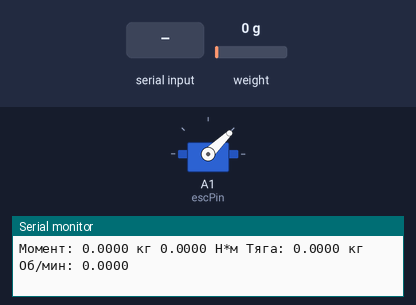
A sketch run on a simulated Arduino Uno, built with avr-gcc and run on an emulated ATmega328P. On the bench: servo, the last lines printed to the serial monitor. The test bench sets the inputs (shaded band); at power-on: weight on the scale 0 g.

Above: at 2.7 s.
2.8 s: "10\n" received over Serial
At 5.43 s:
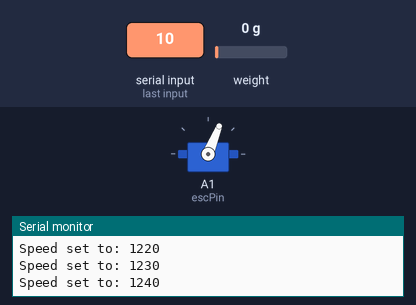
At 13.4 s:
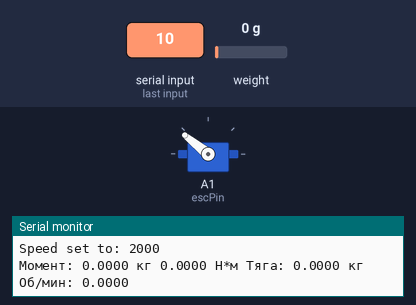
14.8 s: "-\n" received over Serial
At 19.06 s:
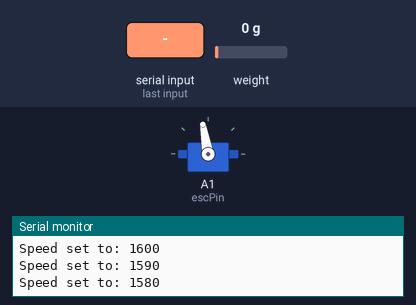
Timing chart, 0 to 23.8 s (numbered marks = the images above; inputs shaded):
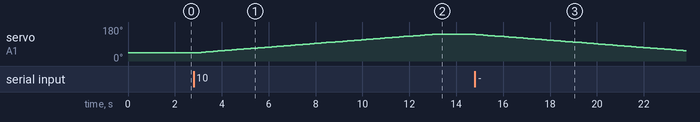

The sketch:

tyaga.ino
```cpp
#include <Wire.h>
#include <Adafruit_GFX.h>
#include <Adafruit_SSD1306.h>
#include "HX711.h"
#include <Servo.h>
#include <avr/sleep.h>

// Определите размер дисплея и его адрес
#define SCREEN_WIDTH 128
#define SCREEN_HEIGHT 64
#define OLED_RESET -1

Adafruit_SSD1306 display(SCREEN_WIDTH, SCREEN_HEIGHT, &Wire, OLED_RESET);

HX711 scale1;
HX711 scale2;

const int numReadings = 10;  // Количество измерений для усреднения

float readings1[numReadings];  // Массив для хранения измерений первого тензодатчика
float readings2[numReadings];  // Массив для хранения измерений второго тензодатчика
float Moment = 0;

int readIndex = 0;  // Индекс текущего чтения
float total1 = 0;   // Сумма измерений для первого тензодатчика
float total2 = 0;   // Сумма измерений для второго тензодатчика

// Пины для датчика Холла
#define HALL_PIN_D0 8

// Количество магнитов на диске
#define MAGNET_COUNT 7

volatile int pulseCount = 0;
unsigned long previousMillis = 0;
const long interval = 1000;  // Интервал измерений в миллисекундах
float rpm = 0;

// Настройки ESC
Servo esc;
int escPin = A1;
int minThrottle = 1000;
int maxThrottle = 2000;
int currentSpeed = minThrottle;

bool testComplete = false;

void setup() {
  Serial.begin(115200);
  Serial.println("Start config...");

  // Инициализация первого тензодатчика
  // scale1.begin(3, 4);
  // scale1.set_scale(850);  // Замените на ваш коэффициент калибровки для кг
  // scale1.tare();          // Обнуление тары
  // Serial.println("Tenzo - 1 config success");
  // delay(500);

  // // Инициализация второго тензодатчика
  // scale2.begin(5, 6);
  // scale2.set_scale(109);  // Замените на ваш коэффициент калибровки для кг
  // scale2.tare();
  // Serial.println("Tenzo - 2 config success");
  // delay(500);

  // Инициализация массивов
  for (int thisReading = 0; thisReading < numReadings; thisReading++) {
    readings1[thisReading] = 0;
    readings2[thisReading] = 0;
  }
  Serial.println("Arrays conf success");
  delay(500);

  // Инициализация датчика Холла
  pinMode(HALL_PIN_D0, INPUT);
  attachInterrupt(digitalPinToInterrupt(HALL_PIN_D0), countPulse, RISING);
  Serial.println("Hall conf success");
  delay(500);

  // Инициализация ESC
  esc.attach(escPin);
  esc.writeMicroseconds(minThrottle);
  Serial.println("ESK conf success");
  delay(500);

  Serial.println("System Ready. Use 0-9 to control speed and 10 to set 100%, - to stop and enter sleep mode.");
}

void loop() {
  while (Serial.available() > 0) {
    String command = Serial.readStringUntil('\n');
    processCommand(command);
  }

  // Удаляем старое значение из суммы
  total1 = total1 - readings1[readIndex];
  total2 = total2 - readings2[readIndex];

  // Чтение нового значения
  readings1[readIndex] = scale1.get_units() * 0.001;  // Переводим из грамм в килограммы
  readings2[readIndex] = scale2.get_units() * 0.001;

  // Добавляем новое значение к сумме
  total1 = total1 + readings1[readIndex];
  total2 = total2 + readings2[readIndex];

  // Переход к следующему индексу
  readIndex = readIndex + 1;

  // Если достигли конца массива, переходим в начало
  if (readIndex >= numReadings) {
    readIndex = 0;
  }

  // Усредняем значения
  float average1 = (total1 / numReadings);
  float average2 = (total2 / numReadings);

  // Коррекция отрицательных значений
  if (average1 < 0.080) average1 = 0;
  if (average2 < 0.080) average2 = 0;

  // Расчет момента на валу
  Moment = 2.0566 * average1;
  if (Moment < 0.0050) Moment = 0;

  // Получаем текущее время
  unsigned long currentMillis = millis();

  if (currentMillis - previousMillis >= interval) {
    previousMillis = currentMillis;
    noInterrupts();
    int pulses = pulseCount;
    pulseCount = 0;
    interrupts();

    // Переводим импульсы в полные обороты в минуту (RPM)
    float revolutions = pulses / float(MAGNET_COUNT);  // Количество полных оборотов за секунду
    rpm = revolutions * 60 * 0.9859; // Переводим в обороты за минуту
  }

  // Вывод усредненных значений на консоль
  //if (average1 > 0.020 || Moment > 0.010 || (rpm > 300 && rpm < 25000 && average2 > 0.080)) {
    Serial.print("Момент: ");
    Serial.print(average1, 4);
    Serial.print(" кг ");
    Serial.print(Moment, 4);
    Serial.print(" Н*м ");
    Serial.print("Тяга: ");
    Serial.print(average2, 4);
    Serial.print(" кг ");
    Serial.print("Об/мин: ");
    Serial.print(rpm, 4);
    Serial.println();
  //}

  if (testComplete) {
    enterSleepMode();
  }

  delay(50);  // Задержка 0.05 секунды перед следующей итерацией
}

void processCommand(const String& command) {
  if (command == "-") {
    adjustSpeed(minThrottle);
    Serial.println("Test complete. Entering sleep mode...");
    testComplete = true;
  } else if (command == "10") {
    adjustSpeed(maxThrottle);
  } else if (command.length() == 1 && command >= "0" && command <= "9") {
    int index = command.toInt();
    int targetSpeed = minThrottle + index * (maxThrottle - minThrottle) / 10; // 0-10 соответствует 0%-100%
    adjustSpeed(targetSpeed);
  } else {
    Serial.println("Unknown command.");
  }
}

void adjustSpeed(int targetSpeed) {
  int increment = (targetSpeed > currentSpeed) ? 10 : -10;
  while (currentSpeed != targetSpeed) {
    currentSpeed += increment;
    if ((increment > 0 && currentSpeed > targetSpeed) || (increment < 0 && currentSpeed < targetSpeed)) {
      currentSpeed = targetSpeed;
    }
    setSpeed(currentSpeed);
    delay(100);
  }
}

void setSpeed(int speed) {
  esc.writeMicroseconds(speed);
  Serial.print("Speed set to: ");
  Serial.println(speed);
}

void enterSleepMode() {
  Serial.flush();
  set_sleep_mode(SLEEP_MODE_PWR_DOWN);
  sleep_enable();
  sleep_mode();
  // Выйти из режима сна можно только с помощью сброса
}

void countPulse() {
  pulseCount++;
}
```

Measured:
- after the input at 2.8 s, servo on A1 (escPin): moves from 44° to 141° over 9.9 s, starting after 0.23 s
- after the input at 14.8 s, servo on A1 (escPin): moves from 141° to 54° over 8.9 s, starting at once
